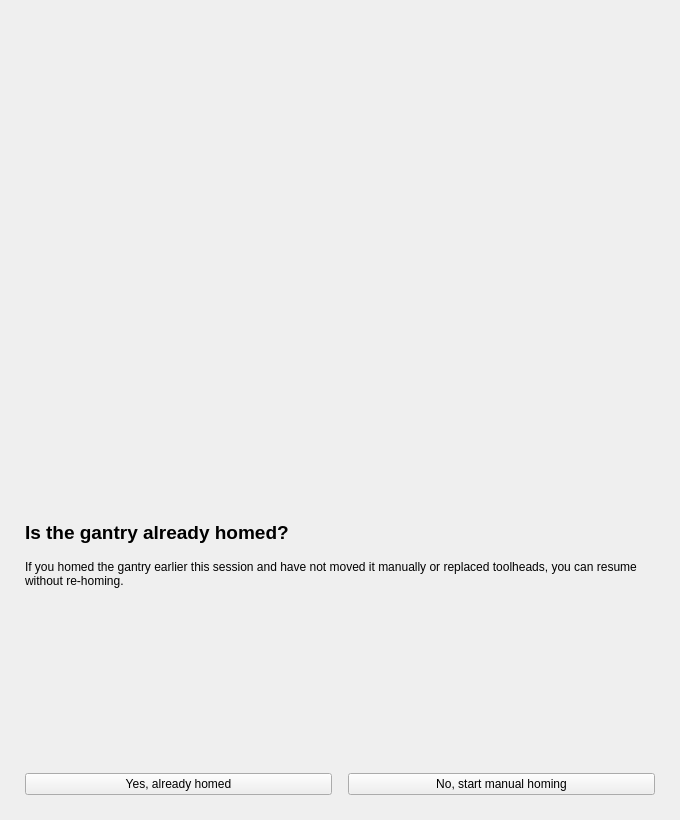
<?xml version="1.0" encoding="UTF-8"?>
<ui version="4.0">
 <class>HomingDialog</class>
 <widget class="QWidget" name="HomingDialog">
  <property name="geometry">
   <rect><x>0</x><y>0</y><width>680</width><height>820</height></rect>
  </property>
  <property name="windowTitle"><string>Gantry Homing</string></property>
  <property name="modal"><bool>true</bool></property>

  <layout class="QVBoxLayout" name="dialog_root">
   <property name="spacing"><number>12</number></property>
   <property name="leftMargin"><number>16</number></property>
   <property name="topMargin"><number>16</number></property>
   <property name="rightMargin"><number>16</number></property>
   <property name="bottomMargin"><number>16</number></property>

   <item>
    <widget class="QStackedWidget" name="page_stack">
     <property name="currentIndex"><number>0</number></property>

     <!-- ── Page 0: Ask ── -->
     <widget class="QWidget" name="page_ask">
      <layout class="QVBoxLayout" name="ask_layout">
       <property name="spacing"><number>16</number></property>

       <item>
        <layout class="QHBoxLayout">
         <item>
          <spacer>
           <property name="orientation"><enum>Qt::Orientation::Horizontal</enum></property>
           <property name="sizeHint" stdset="0"><size><width>40</width><height>20</height></size></property>
          </spacer>
         </item>
         <item>
          <widget class="QLabel" name="homing_diagram_lbl">
           <property name="minimumSize"><size><width>480</width><height>480</height></size></property>
           <property name="maximumSize"><size><width>480</width><height>480</height></size></property>
           <property name="frameShape"><enum>QFrame::Shape::NoFrame</enum></property>
           <property name="text"><string></string></property>
           <property name="alignment"><set>Qt::AlignmentFlag::AlignCenter</set></property>
          </widget>
         </item>
         <item>
          <spacer>
           <property name="orientation"><enum>Qt::Orientation::Horizontal</enum></property>
           <property name="sizeHint" stdset="0"><size><width>40</width><height>20</height></size></property>
          </spacer>
         </item>
        </layout>
       </item>

       <item>
        <widget class="QLabel" name="ask_title">
         <property name="font"><font><pointsize>14</pointsize><bold>true</bold></font></property>
         <property name="text"><string>Is the gantry already homed?</string></property>
         <property name="wordWrap"><bool>true</bool></property>
        </widget>
       </item>
       <item>
        <widget class="QLabel" name="ask_body">
         <property name="text"><string>If you homed the gantry earlier this session and have not moved it manually or replaced toolheads, you can resume without re-homing.</string></property>
         <property name="wordWrap"><bool>true</bool></property>
        </widget>
       </item>
       <item>
        <spacer>
         <property name="orientation"><enum>Qt::Orientation::Vertical</enum></property>
         <property name="sizeHint" stdset="0"><size><width>20</width><height>8</height></size></property>
        </spacer>
       </item>
       <item>
        <layout class="QHBoxLayout">
         <item>
          <widget class="QPushButton" name="already_homed_btn">
           <property name="text"><string>Yes, already homed</string></property>
          </widget>
         </item>
         <item>
          <widget class="QPushButton" name="need_homing_btn">
           <property name="text"><string>No, start manual homing</string></property>
          </widget>
         </item>
        </layout>
       </item>

      </layout>
     </widget>

     <!-- ── Page 1: Manual ── -->
     <widget class="QWidget" name="page_manual">
      <layout class="QVBoxLayout" name="manual_layout">
       <property name="spacing"><number>10</number></property>

       <item>
        <widget class="QLabel" name="manual_title">
         <property name="font"><font><pointsize>14</pointsize><bold>true</bold></font></property>
         <property name="text"><string>Manual Homing</string></property>
        </widget>
       </item>
       <item>
        <widget class="QLabel" name="manual_instruction">
         <property name="text"><string>Jog to whichever corner is convenient and confirm it - only ONE X button and ONE Y button below need to be clicked (not all four), plus Z Reference, before finishing.</string></property>
         <property name="wordWrap"><bool>true</bool></property>
        </widget>
       </item>

       <!-- Reference diagrams -->
       <item>
        <layout class="QHBoxLayout" name="ref_diagrams_row">
         <property name="spacing"><number>12</number></property>
         <item>
          <widget class="QLabel" name="diagram_xz_lbl">
           <property name="minimumSize"><size><width>290</width><height>200</height></size></property>
           <property name="maximumSize"><size><width>290</width><height>200</height></size></property>
           <property name="frameShape"><enum>QFrame::Shape::NoFrame</enum></property>
           <property name="text"><string></string></property>
           <property name="alignment"><set>Qt::AlignmentFlag::AlignCenter</set></property>
          </widget>
         </item>
         <item>
          <widget class="QLabel" name="diagram_y_lbl">
           <property name="minimumSize"><size><width>290</width><height>200</height></size></property>
           <property name="maximumSize"><size><width>290</width><height>200</height></size></property>
           <property name="frameShape"><enum>QFrame::Shape::NoFrame</enum></property>
           <property name="text"><string></string></property>
           <property name="alignment"><set>Qt::AlignmentFlag::AlignCenter</set></property>
          </widget>
         </item>
        </layout>
       </item>

       <!-- Jog controls (no directions diagram) -->
       <item>
        <widget class="QGroupBox" name="jog_group">
         <property name="title"><string>Jog</string></property>
         <layout class="QHBoxLayout" name="jog_outer">
          <property name="spacing"><number>16</number></property>
          <item>
           <layout class="QGridLayout" name="xy_jog_grid">
            <property name="spacing"><number>2</number></property>
            <item row="0" column="1">
             <widget class="QPushButton" name="jog_y_pos_btn">
              <property name="text"><string>^</string></property>
             </widget>
            </item>
            <item row="1" column="0">
             <widget class="QPushButton" name="jog_x_neg_btn">
              <property name="text"><string>&lt;</string></property>
             </widget>
            </item>
            <item row="1" column="2">
             <widget class="QPushButton" name="jog_x_pos_btn">
              <property name="text"><string>></string></property>
             </widget>
            </item>
            <item row="2" column="1">
             <widget class="QPushButton" name="jog_y_neg_btn">
              <property name="text"><string>v</string></property>
             </widget>
            </item>
           </layout>
          </item>
          <item>
           <layout class="QVBoxLayout" name="z_jog_vbox">
            <item>
             <widget class="QPushButton" name="jog_z_pos_btn">
              <property name="text"><string>Z ^</string></property>
             </widget>
            </item>
            <item>
             <widget class="QPushButton" name="jog_z_neg_btn">
              <property name="text"><string>Z v</string></property>
             </widget>
            </item>
           </layout>
          </item>
          <item>
           <layout class="QVBoxLayout">
            <item>
             <widget class="QLabel">
              <property name="text"><string>Step (mm)</string></property>
             </widget>
            </item>
            <item>
             <widget class="QDoubleSpinBox" name="jog_step_spin">
              <property name="minimum"><double>0.100000000000000</double></property>
              <property name="maximum"><double>50.000000000000000</double></property>
              <property name="singleStep"><double>1.000000000000000</double></property>
              <property name="value"><double>10.000000000000000</double></property>
             </widget>
            </item>
           </layout>
          </item>
         </layout>
        </widget>
       </item>

       <!-- Confirm buttons -->
       <item>
        <widget class="QGroupBox" name="confirm_group">
         <property name="title"><string>Confirm Reference Position - pick whichever corner you're at</string></property>
         <layout class="QGridLayout" name="confirm_grid">
          <property name="spacing"><number>6</number></property>
          <item row="0" column="0">
           <widget class="QLabel">
            <property name="text"><string>X:</string></property>
           </widget>
          </item>
          <item row="0" column="1">
           <widget class="QPushButton" name="confirm_x_min_btn">
            <property name="text"><string>Left (X Min)</string></property>
           </widget>
          </item>
          <item row="0" column="2">
           <widget class="QPushButton" name="confirm_x_max_btn">
            <property name="text"><string>Right (X Max)</string></property>
           </widget>
          </item>
          <item row="1" column="0">
           <widget class="QLabel">
            <property name="text"><string>Y:</string></property>
           </widget>
          </item>
          <item row="1" column="1">
           <widget class="QPushButton" name="confirm_y_min_btn">
            <property name="text"><string>Front (Y Min)</string></property>
           </widget>
          </item>
          <item row="1" column="2">
           <widget class="QPushButton" name="confirm_y_max_btn">
            <property name="text"><string>Back (Y Max)</string></property>
           </widget>
          </item>
          <item row="2" column="0" colspan="3">
           <widget class="QLabel" name="z_ref_info_lbl">
            <property name="text"><string>No workspace loaded - jog down and touch the deck directly, then confirm.</string></property>
            <property name="wordWrap"><bool>true</bool></property>
           </widget>
          </item>
          <item row="3" column="0" colspan="3">
           <widget class="QCheckBox" name="paper_shim_chk">
            <property name="text"><string>Using a paper shim between the tip and the surface (~0.1mm)</string></property>
            <property name="toolTip"><string>Slide a sheet of standard printer paper between the tip and the reference surface, jog down until it just drags, then confirm - the known paper thickness is subtracted automatically. Safer than touching directly: contact is felt by hand, not driven by the motor.</string></property>
           </widget>
          </item>
          <item row="4" column="0" colspan="3">
           <widget class="QPushButton" name="confirm_z_ref_btn">
            <property name="text"><string>Z Reference</string></property>
           </widget>
          </item>
         </layout>
        </widget>
       </item>

       <item>
        <layout class="QHBoxLayout">
         <item>
          <widget class="QPushButton" name="back_to_ask_btn">
           <property name="text"><string>&lt;- Back</string></property>
          </widget>
         </item>
         <item>
          <spacer>
           <property name="orientation"><enum>Qt::Orientation::Horizontal</enum></property>
           <property name="sizeHint" stdset="0"><size><width>40</width><height>20</height></size></property>
          </spacer>
         </item>
         <item>
          <widget class="QPushButton" name="finish_homing_btn">
           <property name="text"><string>Finish Homing ✓</string></property>
          </widget>
         </item>
        </layout>
       </item>

      </layout>
     </widget>

    </widget>
   </item>
  </layout>
 </widget>
 <resources/>
 <connections/>
</ui>
